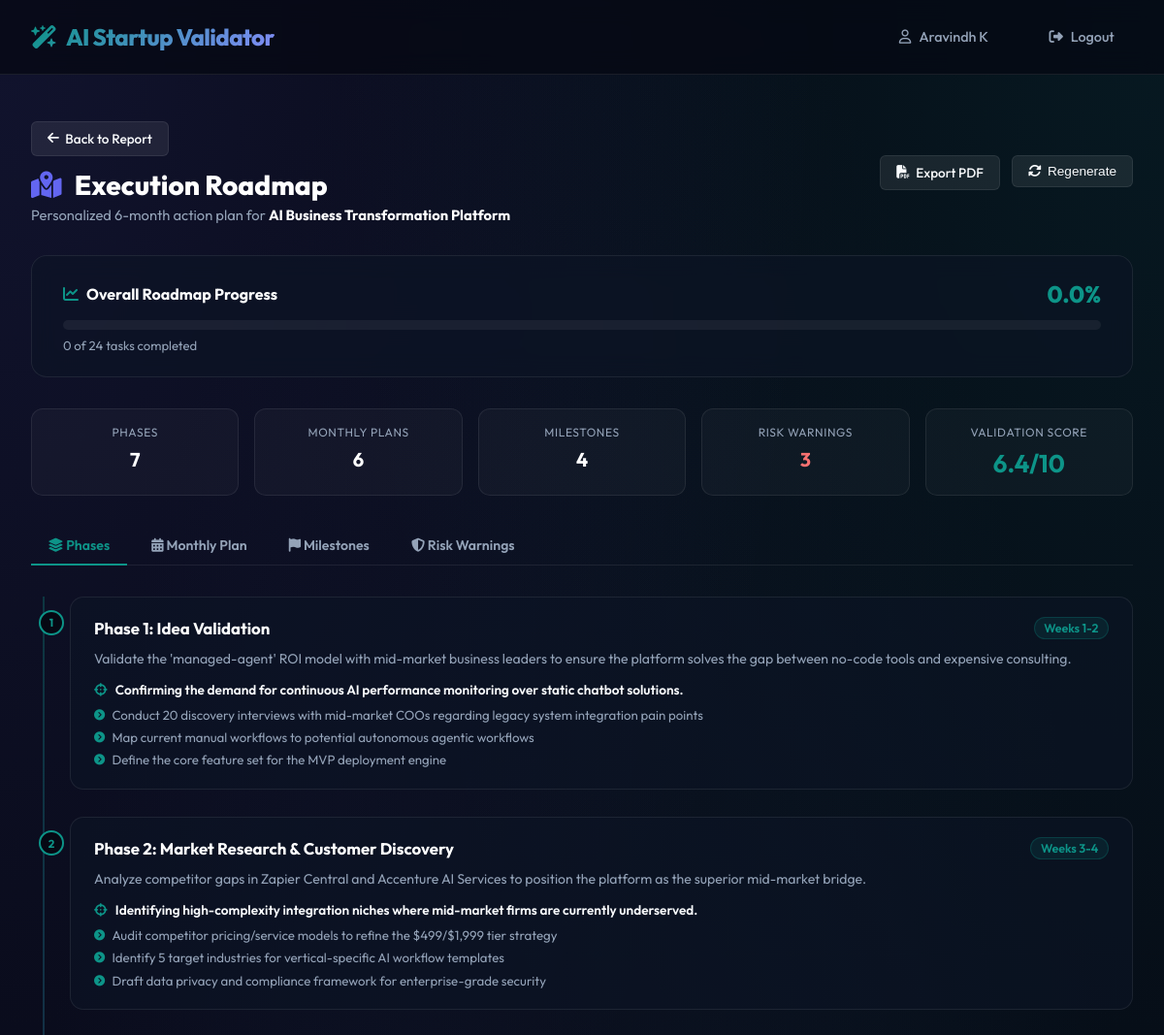
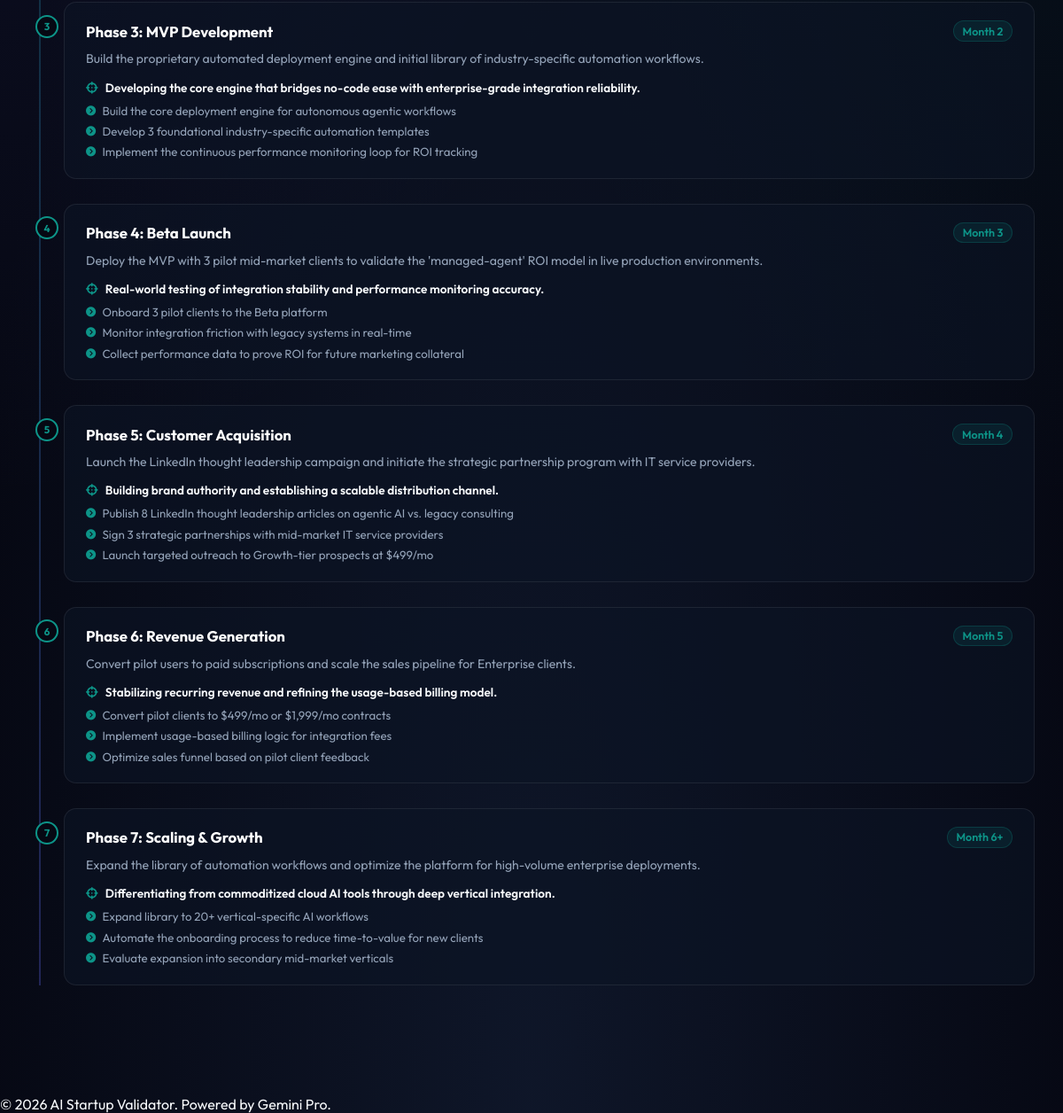
The app's page /dashboard/report/43/roadmap (signed in) with its own data (2 pictures, top to bottom).
### tables this page shows
CREATE TABLE users (
    id INTEGER PRIMARY KEY AUTOINCREMENT,
    username TEXT NOT NULL UNIQUE,
    email TEXT NOT NULL UNIQUE,
    password_hash TEXT,
    google_id TEXT UNIQUE,
    created_at TIMESTAMP DEFAULT CURRENT_TIMESTAMP
);

CREATE TABLE validation_reports (
    id INTEGER PRIMARY KEY AUTOINCREMENT,
    user_id INTEGER NOT NULL,
    idea_title TEXT NOT NULL,
    idea_description TEXT NOT NULL,
    status TEXT NOT NULL, -- 'pending', 'market_research', 'competitor_analysis', 'customer_persona', 'revenue_model', 'swot_analysis', 'scoring', 'report_generation', 'completed', 'failed'
    error_message TEXT,
    market_research TEXT,
    competitor_analysis TEXT,
    customer_persona TEXT,
    revenue_model TEXT,
    swot_analysis TEXT,
    feasibility_scores TEXT, -- JSON string
    overall_score REAL DEFAULT 0.0,
    final_report TEXT,
    pdf_path TEXT,
    created_at TIMESTAMP DEFAULT CURRENT_TIMESTAMP,
    completed_at TIMESTAMP,
    FOREIGN KEY(user_id) REFERENCES users(id) ON DELETE CASCADE
);

### routes/roadmap.py (the view, shortened to what this page needs)
@roadmap_bp.route('/report/<int:report_id>/roadmap')
@login_required
def roadmap_page(report_id):
    report = Report.get(report_id)
    if not report or report['user_id'] != current_user.id:
        flash("You are not authorized to view this roadmap.", "danger")
        return redirect(url_for('dashboard.index'))
    if report['status'] != 'completed':
        flash("Validation must be completed before generating a roadmap.", "warning")
        return redirect(url_for('dashboard.index'))
    roadmap_row = Roadmap.get_by_report(report_id)
    roadmap_id = roadmap_row['id']
    roadmap_data = roadmap_row['roadmap_data']
    total_tasks = _count_all_tasks(roadmap_data)
    progress = Roadmap.get_all_progress(roadmap_id)
    completed_count = sum(1 for v in progress.values() if v)
    pct = round((completed_count / total_tasks * 100) if total_tasks > 0 else 0, 1)
    parsed_report = _parse_report(report)
    return render_template(
        'roadmap.html',
        report=parsed_report,
        roadmap=roadmap_data,
        roadmap_id=roadmap_id,
        progress=progress,
        completed_count=completed_count,
        total_tasks=total_tasks,
        completion_pct=pct,
    )

### database/db.py (called while the page is built)
def get_db():
    conn = sqlite3.connect(DB_PATH)
    conn.row_factory = sqlite3.Row
    conn.execute("PRAGMA foreign_keys = ON;")
    return conn

### models/report.py (called while the page is built)
    @staticmethod
    def get(report_id):
        conn = get_db()
        cursor = conn.cursor()
        try:
            cursor.execute("SELECT * FROM validation_reports WHERE id = ?", (report_id,))
            row = cursor.fetchone()
            return dict(row) if row else None
        except Exception as e:
            print(f"Error fetching report {report_id}: {e}")
            return None
        finally:
            conn.close()

### models/roadmap.py (called while the page is built)
    @staticmethod
    def get_by_report(report_id):
        conn = get_db()
        cursor = conn.cursor()
        try:
            cursor.execute(
                "SELECT * FROM startup_roadmaps WHERE report_id = ? ORDER BY created_at DESC LIMIT 1",
                (report_id,)
            )
            row = cursor.fetchone()
            if not row:
                return None
            result = dict(row)
            if result.get('roadmap_data'):
                try:
                    result['roadmap_data'] = json.loads(result['roadmap_data'])
                except Exception:
                    result['roadmap_data'] = {}
            return result
        except Exception as e:
            print(f"Error fetching roadmap for report {report_id}: {e}")
            return None
        finally:
            conn.close()

    @staticmethod
    def get_all_progress(roadmap_id):
        conn = get_db()
        cursor = conn.cursor()
        try:
            cursor.execute(
                "SELECT task_key, completed FROM roadmap_task_progress WHERE roadmap_id = ?",
                (roadmap_id,)
            )
            rows = cursor.fetchall()
            return {row['task_key']: bool(row['completed']) for row in rows}
        except Exception as e:
            print(f"Error fetching progress for roadmap {roadmap_id}: {e}")
            return {}
        finally:
            conn.close()

### routes/roadmap.py (called while the page is built)
def _parse_report(report):
    fields = ['market_research', 'competitor_analysis', 'customer_persona',
              'revenue_model', 'swot_analysis', 'feasibility_scores', 'final_report']
    parsed = dict(report)
    for f in fields:
        raw = parsed.get(f)
        if raw and isinstance(raw, str):
            try:
                parsed[f] = json.loads(raw)
            except Exception:
                parsed[f] = {}
        elif not raw:
            parsed[f] = {}
    return parsed

### templates/roadmap.html (shortened to what this page needs)
{% extends "base.html" %}
{% block content %}
<div class="roadmap-page">
    <div class="roadmap-header">
        <div class="roadmap-header-info">
            <a href="{{ url_for('dashboard.view_report', report_id=report.id) }}" class="btn btn-secondary" style="margin-bottom: 0.75rem;">
                <i class="fa-solid fa-arrow-left"></i> Back to Report
            </a>
            <h1>
                <i class="fa-solid fa-map-location-dot" style="color: var(--secondary); margin-right: 0.5rem;"></i>
                Execution Roadmap
            </h1>
            <p>Personalized 6-month action plan for <strong style="color:#fff;">{{ report.idea_title }}</strong></p>
        </div>
        <div class="roadmap-actions">
            <a href="{{ url_for('roadmap.roadmap_pdf', report_id=report.id) }}" class="btn btn-secondary">
                <i class="fa-solid fa-file-pdf"></i> Export PDF
            </a>
            <form action="{{ url_for('roadmap.roadmap_regenerate', report_id=report.id) }}" method="POST" style="display:inline;" onsubmit="return confirm('Regenerate roadmap? Current progress will be lost.')">
                <button type="submit" class="btn btn-secondary">
                    <i class="fa-solid fa-rotate"></i> Regenerate
                </button>
            </form>
        </div>
    </div>
    <div class="overall-progress-card">
        <div class="progress-header">
            <div class="progress-title">
                <i class="fa-solid fa-chart-line" style="color: var(--primary);"></i>
                Overall Roadmap Progress
            </div>
            <div class="progress-pct" id="overallPct">{{ completion_pct }}%</div>
        </div>
        <div class="progress-track">
        </div>
        <div class="progress-meta" id="progressMeta">
            <span id="doneCount">{{ completed_count }}</span> of <span id="totalCount">{{ total_tasks }}</span> tasks completed
        </div>
    </div>
    <div style="display: grid; grid-template-columns: repeat(auto-fit, minmax(140px, 1fr)); gap: 1rem; margin-bottom: 2rem;">
        <div class="exec-metric-card">
            <div class="exec-metric-label">Phases</div>
            <div class="exec-metric-value">{{ roadmap.phases|length }}</div>
        </div>
        <div class="exec-metric-card">
            <div class="exec-metric-label">Monthly Plans</div>
            <div class="exec-metric-value">{{ roadmap.monthly_plan|length }}</div>
        </div>
        <div class="exec-metric-card">
            <div class="exec-metric-label">Milestones</div>
            <div class="exec-metric-value">{{ roadmap.milestones|length }}</div>
        </div>
        <div class="exec-metric-card">
            <div class="exec-metric-label">Risk Warnings</div>
            <div class="exec-metric-value" style="color: #f87171;">{{ roadmap.risk_warnings|length }}</div>
        </div>
        <div class="exec-metric-card">
            <div class="exec-metric-label">Validation Score</div>
            <div class="exec-metric-value score">{{ "%.1f"|format(report.overall_score) }}/10</div>
        </div>
    </div>
    <div class="roadmap-tabs">
        <button class="roadmap-tab active" data-tab="phases">
            <i class="fa-solid fa-layer-group"></i> Phases
        </button>
        <button class="roadmap-tab" data-tab="monthly">
            <i class="fa-solid fa-calendar-days"></i> Monthly Plan
        </button>
        <button class="roadmap-tab" data-tab="milestones">
            <i class="fa-solid fa-flag"></i> Milestones
        </button>
        <button class="roadmap-tab" data-tab="risks">
            <i class="fa-solid fa-shield-halved"></i> Risk Warnings
        </button>
    </div>
    <div class="roadmap-section active" id="tab-phases">
        <div class="phases-timeline">
            {% for phase in roadmap.phases %}
            <div class="phase-item">
                <div class="phase-dot">{{ phase.phase_number }}</div>
                <div class="phase-card">
                    <div class="phase-card-header">
                        <div class="phase-name">Phase {{ phase.phase_number }}: {{ phase.name }}</div>
                        <span class="phase-duration">{{ phase.duration }}</span>
                    </div>
                    <div class="phase-desc">{{ phase.description }}</div>
                    <div class="phase-focus">
                        <i class="fa-solid fa-crosshairs" style="color: var(--primary); margin-right: 0.35rem;"></i>
                        {{ phase.key_focus }}
                    </div>
                    <ul class="phase-tasks">
                        {% for task in phase.tasks %}
                        <li>
                            <i class="fa-solid fa-circle-chevron-right"></i>
                            {{ task }}
                        </li>
                        {% endfor %}
                    </ul>
                </div>
            </div>
            {% endfor %}
        </div>
    </div>
</div>
{% endblock %}

### templates/base.html (shortened to what this page needs)
<!DOCTYPE html>
<html lang="en">
<head>
    <link rel="stylesheet" href="https://cdnjs.cloudflare.com/ajax/libs/font-awesome/6.4.0/css/all.min.css">
    <link rel="stylesheet" href="{{ url_for('static', filename='css/styles.css') }}">
</head>
<body>
    <header class="navbar">
        <a href="/" class="brand">
            <i class="fa-solid fa-wand-magic-sparkles"></i>
            <span>AI Startup Validator</span>
        </a>
        <nav class="nav-links">
            {% if current_user.is_authenticated %}
                <span class="nav-btn nav-btn-secondary">
                    <i class="fa-regular fa-user"></i> {{ current_user.username }}
                </span>
                <a href="{{ url_for('auth.logout') }}" class="nav-btn nav-btn-secondary">
                    <i class="fa-solid fa-right-from-bracket"></i> Logout
                </a>
            {% else %}
                <a href="{{ url_for('auth.login') }}" class="nav-btn nav-btn-secondary">Login</a>
                <a href="{{ url_for('auth.register') }}" class="nav-btn nav-btn-primary">Get Started</a>
            {% endif %}
        </nav>
    </header>
    <div class="alerts-container">
    </div>
    <main>
        {% block content %}{% endblock %}
    </main>
    <footer>
        <p>&copy; 2026 AI Startup Validator. Powered by Gemini Pro.</p>
    </footer>
</body>
</html>

### static/css/styles.css (style rules this page uses)
:root { --bg-main: #060813; --bg-card: rgba(13, 20, 38, 0.6); --bg-card-hover: rgba(20, 30, 58, 0.8); --border-color: rgba(255, 255, 255, 0.08); --border-color-glow: rgba(13, 148, 136, 0.3); --primary: #0d9488; --primary-glow: rgba(13, 148, 136, 0.25); --primary-hover: #0f766e; --secondary: #6366f1; --secondary-glow: rgba(99, 102, 241, 0.2); --text-main: #f8fafc; --text-muted: #94a3b8; --text-dark: #0f172a; --success: #10b981; --warning: #f59e0b; --danger: #ef4444; --font-sans: 'Outfit', 'Inter', -apple-system, sans-serif; --transition-smooth: all 0.3s cubic-bezier(0.4, 0, 0.2, 1); }
* { box-sizing: border-box; margin: 0; padding: 0; }
body { background-color: var(--bg-main); color: var(--text-main); font-family: var(--font-sans); min-height: 100vh; display: flex; flex-direction: column; overflow-x: hidden; background-image: radial-gradient(at 0% 0%, rgba(99, 102, 241, 0.12) 0px, transparent 50%), radial-gradient(at 100% 0%, rgba(13, 148, 136, 0.12) 0px, transparent 50%), radial-gradient(at 50% 100%, rgba(15, 23, 42, 0.95) 0px, transparent 75%); background-attachment: fixed; }
a { color: inherit; text-decoration: none; }
header.navbar { position: sticky; top: 0; z-index: 100; background: rgba(6, 8, 19, 0.75); backdrop-filter: blur(12px); -webkit-backdrop-filter: blur(12px); border-bottom: 1px solid var(--border-color); padding: 1.2rem 2rem; display: flex; justify-content: space-between; align-items: center; }
.brand { font-size: 1.5rem; font-weight: 800; letter-spacing: -0.025em; background: linear-gradient(135deg, #0d9488, #818cf8); -webkit-background-clip: text; -webkit-text-fill-color: transparent; display: flex; align-items: center; gap: 0.6rem; }
.nav-links { display: flex; align-items: center; gap: 1.5rem; }
.nav-btn { padding: 0.6rem 1.2rem; border-radius: 8px; font-size: 0.9rem; font-weight: 500; transition: var(--transition-smooth); display: inline-flex; align-items: center; gap: 0.5rem; }
.nav-btn-secondary { color: var(--text-muted); }
.alerts-container { padding: 1rem 2rem 0; max-width: 1200px; margin: 0 auto; width: 100%; }
main { flex: 1; width: 100%; max-width: 1200px; margin: 0 auto; padding: 2rem; }
.btn { padding: 0.5rem 1rem; border-radius: 6px; font-size: 0.85rem; font-weight: 500; cursor: pointer; transition: var(--transition-smooth); display: inline-flex; align-items: center; gap: 0.4rem; border: none; }
.btn-secondary { background: rgba(255, 255, 255, 0.08); color: var(--text-main); border: 1px solid var(--border-color); }
.exec-metric-card { background: rgba(255, 255, 255, 0.03); border: 1px solid var(--border-color); border-radius: 12px; padding: 1rem; text-align: center; transition: var(--transition-smooth); }
.exec-metric-label { font-size: 0.75rem; text-transform: uppercase; color: var(--text-muted); margin-bottom: 0.5rem; letter-spacing: 0.05em; }
.exec-metric-value { font-size: 1.25rem; font-weight: 700; color: #fff; display: flex; align-items: center; justify-content: center; gap: 0.25rem; }
.exec-metric-value.score { color: var(--primary); font-size: 1.6rem; }

### records on screen
users: username "Aravindh K"
validation_reports: idea_title "AI Business Transformation Platform", overall_score "6.4"

### other values on screen
{{ completion_pct }} "0.0"
{{ completed_count }} "0"
{{ total_tasks }} "24"
{{ roadmap.phases|length }} "7"
{{ roadmap.monthly_plan|length }} "6"
{{ roadmap.milestones|length }} "4"
{{ roadmap.risk_warnings|length }} "3"
{{ phase.phase_number }} "1" "2" "3" "4" "5" "6" "7"
{{ phase.name }} "Idea Validation" "Market Research & Customer Discovery" "MVP Development" "Beta Launch" "Customer Acquisition" "Revenue Generation" "Scaling & Growth"
{{ phase.duration }} "Weeks 1-2" "Weeks 3-4" "Month 2" "Month 3" "Month 4" "Month 5" "Month 6+"
{{ phase.description }} "Validate the 'managed-agent' ROI model with mid-market business leaders to ensure the platform solves the gap between no-code tools and expensive consulting." "Analyze competitor gaps in Zapier Central and Accenture AI Services to position the platform as the superior mid-market bridge." "Build the proprietary automated deployment engine and initial library of industry-specific automation workflows." "Deploy the MVP with 3 pilot mid-market clients to validate the 'managed-agent' ROI model in live production environments." "Launch the LinkedIn thought leadership campaign and initiate the strategic partnership program with IT service providers." "Convert pilot users to paid subscriptions and scale the sales pipeline for Enterprise clients." "Expand the library of automation workflows and optimize the platform for high-volume enterprise deployments."
{{ phase.key_focus }} "Confirming the demand for continuous AI performance monitoring over static chatbot solutions." "Identifying high-complexity integration niches where mid-market firms are currently underserved." "Developing the core engine that bridges no-code ease with enterprise-grade integration reliability." "Real-world testing of integration stability and performance monitoring accuracy." "Building brand authority and establishing a scalable distribution channel." "Stabilizing recurring revenue and refining the usage-based billing model." "Differentiating from commoditized cloud AI tools through deep vertical integration."
{{ task }} "Conduct 20 discovery interviews with mid-market COOs regarding legacy system integration pain points" "Map current manual workflows to potential autonomous agentic workflows" "Define the core feature set for the MVP deployment engine" "Audit competitor pricing/service models to refine the $499/$1,999 tier strategy" "Identify 5 target industries for vertical-specific AI workflow templates" "Draft data privacy and compliance framework for enterprise-grade security" "Build the core deployment engine for autonomous agentic workflows" "Develop 3 foundational industry-specific automation templates" "Implement the continuous performance monitoring loop for ROI tracking" "Onboard 3 pilot clients to the Beta platform" "Monitor integration friction with legacy systems in real-time" "Collect performance data to prove ROI for future marketing collateral" "Publish 8 LinkedIn thought leadership articles on agentic AI vs. legacy consulting" "Sign 3 strategic partnerships with mid-market IT service providers" "Launch targeted outreach to Growth-tier prospects at $499/mo" "Convert pilot clients to $499/mo or $1,999/mo contracts" "Implement usage-based billing logic for integration fees" "Optimize sales funnel based on pilot client feedback" "Expand library to 20+ vertical-specific AI workflows" "Automate the onboarding process to reduce time-to-value for new clients" "Evaluate expansion into secondary mid-market verticals"
